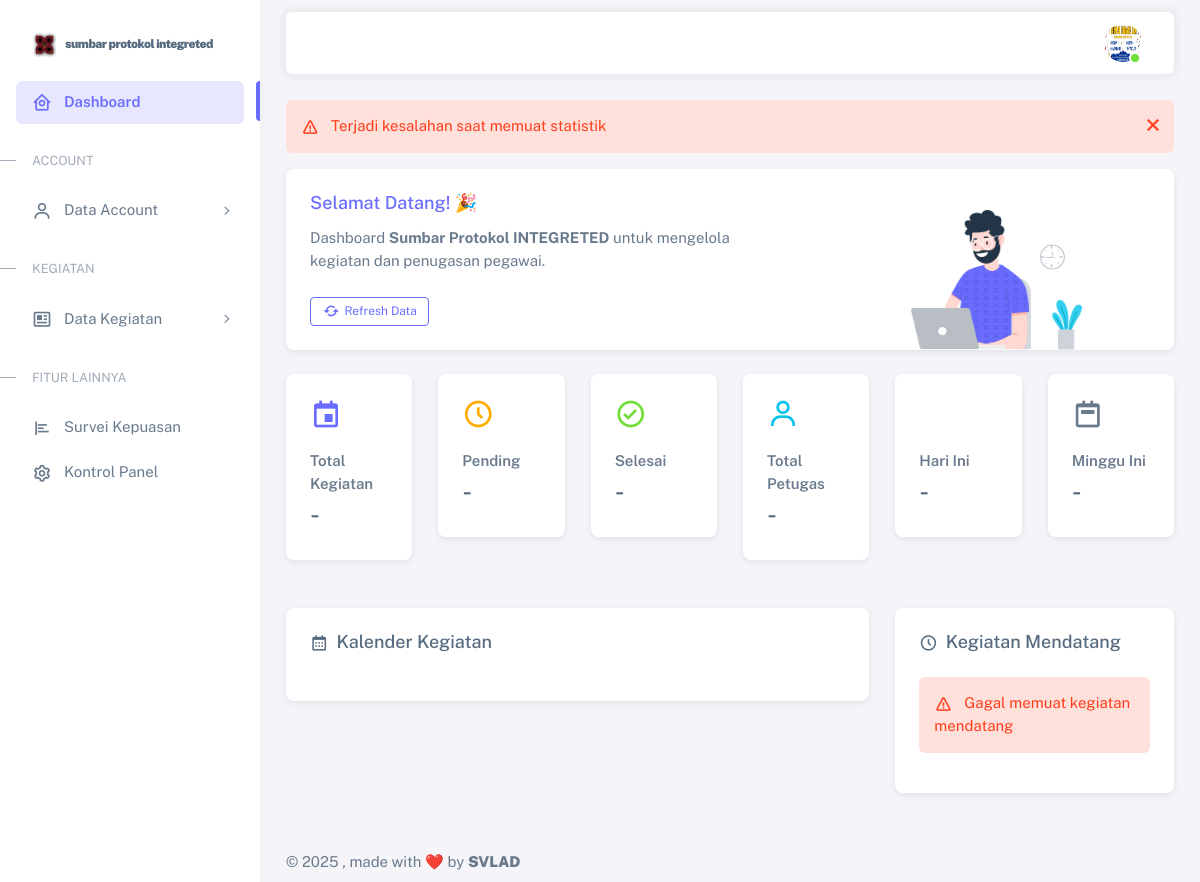
The app's page /dashboard/admin/index.php (signed in), older data.
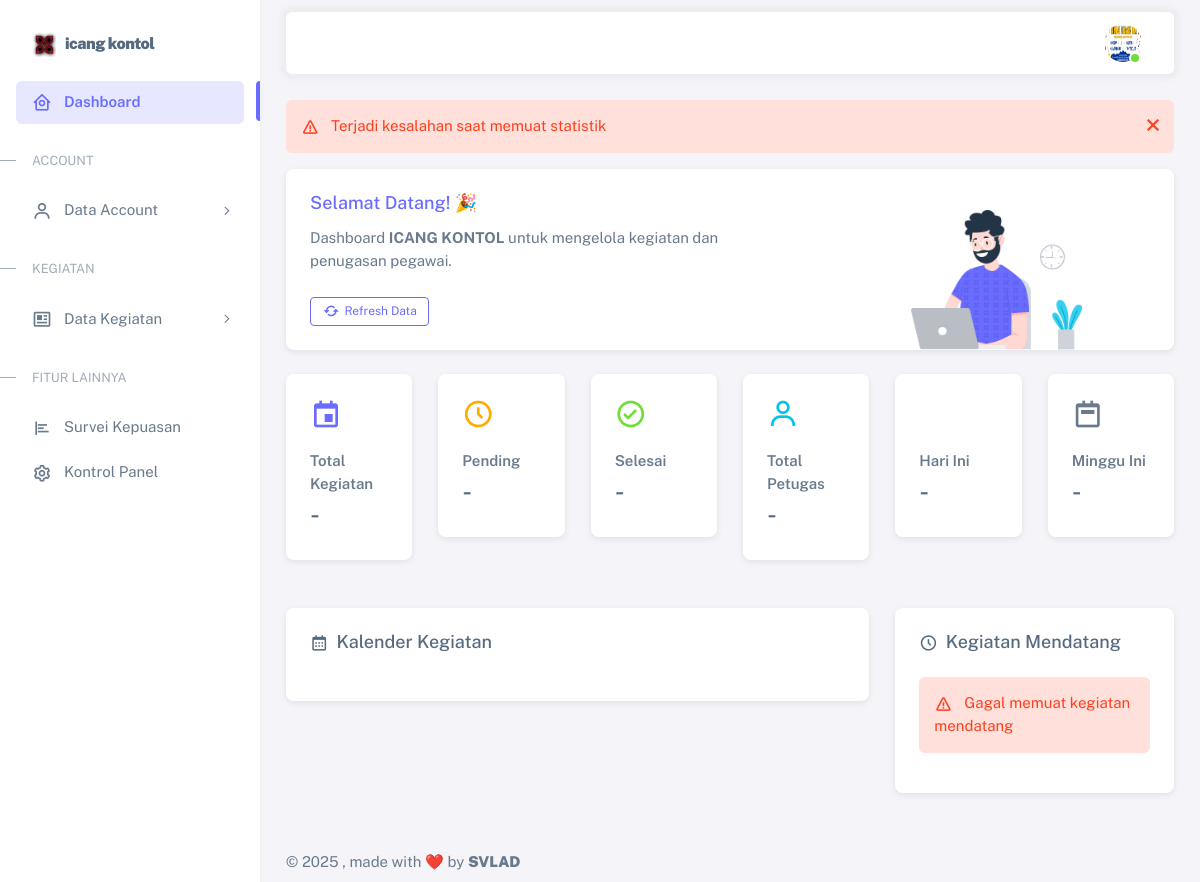
The same page, newer data.
### tables this page shows
CREATE TABLE `tb_appsetting` (
  `id_appsetting` bigint(11) NOT NULL,
  `name` varchar(255) NOT NULL,
  `logo` text DEFAULT NULL,
  `name_header` varchar(255) DEFAULT NULL,
  `description_header` varchar(255) DEFAULT NULL,
  `background_header` text DEFAULT NULL,
  `video_header` text DEFAULT NULL
);

CREATE TABLE `tb_user` (
  `id` int(11) NOT NULL,
  `nama` varchar(255) NOT NULL,
  `email` varchar(255) NOT NULL,
  `nohp` varchar(20) NOT NULL,
  `role` enum('admin','petugas','staf acara') NOT NULL DEFAULT 'petugas',
  `password` varchar(255) NOT NULL,
  `photo_profile` varchar(500) DEFAULT NULL,
  `created_at` timestamp NOT NULL DEFAULT current_timestamp(),
  `updated_at` timestamp NULL DEFAULT current_timestamp() ON UPDATE current_timestamp()
);

### dashboard/admin/controller/IndexController.php (called while the page is built, shortened)
<?php
function getAppSetting($pdo)
{
    try {
        $sql = "SELECT * FROM tb_appsetting ORDER BY id_appsetting DESC LIMIT 1";
        $stmt = $pdo->prepare($sql);
        $stmt->execute();
        $result = $stmt->fetch(PDO::FETCH_ASSOC);
        return $result;
    } catch (Exception $e) {
        return [
            'id_appsetting' => 0,
            'name' => 'Sumbar Protokol INTEGRETED',
            'logo' => 'favicon.ico'
        ];
    }
}
?>

### dashboard/admin/index.php (the view, shortened to what the rows shown need)
<?php
include '../../db/koneksi.php';
include 'controller/IndexController.php';
$appSetting = getAppSetting($pdo);
?>
<!DOCTYPE html>
<html lang="en" class="light-style layout-menu-fixed" dir="ltr" data-theme="theme-default" data-assets-path="assets/"
    data-template="vertical-menu-template-free">
<head>
    <link rel="stylesheet" href="assets/vendor/fonts/boxicons.css" />
    <link rel="stylesheet" href="assets/vendor/css/core.css" class="template-customizer-core-css" />
    <link rel="stylesheet" href="assets/vendor/css/theme-default.css" class="template-customizer-theme-css" />
    <link rel="stylesheet" href="assets/css/demo.css" />
    <link rel="stylesheet" href="assets/vendor/libs/perfect-scrollbar/perfect-scrollbar.css" />
    <link rel="stylesheet" href="assets/vendor/libs/apex-charts/apex-charts.css" />
    <link href="https://cdn.jsdelivr.net/npm/fullcalendar@6.1.8/index.global.min.css" rel="stylesheet" />
    <link href="https://cdnjs.cloudflare.com/ajax/libs/limonte-sweetalert2/11.7.3/sweetalert2.min.css"
        rel="stylesheet" />
</head>
<body>
    <div class="layout-wrapper layout-content-navbar">
        <div class="layout-container">
            <?php include 'components/menu.php'; ?>
            <div class="layout-page">
                <?php include 'components/navbar.php'; ?>
                <div class="content-wrapper">
                    <div class="container-xxl flex-grow-1 container-p-y">
                        <div class="row">
                            <div class="col-lg-12 mb-4 order-0">
                                <div class="card">
                                    <div class="d-flex align-items-end row">
                                        <div class="col-sm-7">
                                            <div class="card-body">
                                                <p class="mb-4">
                                                    Dashboard <span
                                                        class="fw-bold"><?php echo htmlspecialchars($appSetting['name']); ?></span>
                                                    untuk mengelola kegiatan dan penugasan pegawai.
                                                </p>
                                            </div>
                                        </div>
                                    </div>
                                </div>
                            </div>
                        </div>
                    </div>
                </div>
            </div>
        </div>
    </div>
</body>
</html>

### dashboard/admin/components/menu.php (shortened to what the rows shown need)
<aside id="layout-menu" class="layout-menu menu-vertical menu bg-menu-theme">
    <div class="app-brand demo">
        <a href="index.php" class="app-brand-link">
            <span class="app-brand-logo demo">
                <?php if (!empty($appSetting['logo']) && $appSetting['logo'] !== 'favicon.ico'): ?>
                    <img src="../../assets/img/favicon/<?php echo htmlspecialchars($appSetting['logo']); ?>" alt="Logo"
                        width="25" height="25" style="object-fit: contain;">
                <?php endif; ?>
            </span>
            <span class="app-brand-text demo menu-text fw-bolder ms-2" id="appBrandText"
                title="<?php echo htmlspecialchars($appSetting['name']); ?>">
                <?php echo htmlspecialchars($appSetting['name']); ?>
            </span>
        </a>
    </div>
</aside>

### dashboard/admin/components/navbar.php (shortened to what the rows shown need)
<?php
$user_id = $_SESSION['user_id'];
$query = "SELECT * FROM tb_user WHERE id = ?";
$stmt = $pdo->prepare($query);
$stmt->execute([$user_id]);
$user_data = $stmt->fetch(PDO::FETCH_ASSOC);
$photo_profile = !empty($user_data['photo_profile']) ? $user_data['photo_profile'] : '../../assets/img/avatars/1.png';
?>
<nav class="layout-navbar container-xxl navbar navbar-expand-xl navbar-detached align-items-center bg-navbar-theme"
    id="layout-navbar">
    <div class="navbar-nav-right d-flex align-items-center" id="navbar-collapse">
        <ul class="navbar-nav flex-row align-items-center ms-auto">
            <li class="nav-item navbar-dropdown dropdown-user dropdown">
                <a class="nav-link dropdown-toggle hide-arrow" href="javascript:void(0);" data-bs-toggle="dropdown">
                    <div class="avatar avatar-online">
                        <img src="../../assets/img/avatars/<?php echo htmlspecialchars($photo_profile); ?>"
                            alt="Profile" class="rounded-circle" />
                    </div>
                </a>
            </li>
        </ul>
    </div>
</nav>

Row changes from the older to the newer data that the page shows:
changed tb_appsetting: name "sumbar protokol integreted" → "icang kontol"; name "Sumbar Protokol INTEGRETED" → "ICANG KONTOL"
